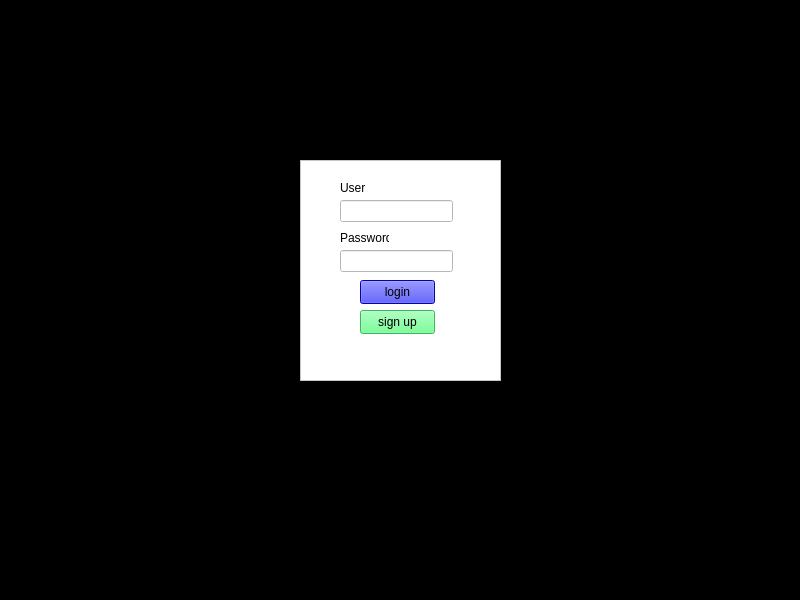
<?xml version="1.0" encoding="UTF-8"?>
<ui version="4.0">
 <class>MainWindow</class>
 <widget class="QMainWindow" name="MainWindow">
  <property name="geometry">
   <rect>
    <x>0</x>
    <y>0</y>
    <width>800</width>
    <height>600</height>
   </rect>
  </property>
  <property name="cursor">
   <cursorShape>PointingHandCursor</cursorShape>
  </property>
  <property name="windowTitle">
   <string>MainWindow</string>
  </property>
  <property name="styleSheet">
   <string notr="true">background-color: rgb(0, 0, 0);</string>
  </property>
  <widget class="QWidget" name="centralwidget">
   <widget class="QFrame" name="frame">
    <property name="geometry">
     <rect>
      <x>300</x>
      <y>160</y>
      <width>201</width>
      <height>221</height>
     </rect>
    </property>
    <property name="styleSheet">
     <string notr="true">background-color: rgb(255, 255, 255);</string>
    </property>
    <property name="frameShape">
     <enum>QFrame::Shape::StyledPanel</enum>
    </property>
    <property name="frameShadow">
     <enum>QFrame::Shadow::Raised</enum>
    </property>
    <widget class="QPushButton" name="btn_login">
     <property name="geometry">
      <rect>
       <x>60</x>
       <y>120</y>
       <width>75</width>
       <height>24</height>
      </rect>
     </property>
     <property name="cursor">
      <cursorShape>PointingHandCursor</cursorShape>
     </property>
     <property name="styleSheet">
      <string notr="true">background-color: rgb(0, 0, 255);</string>
     </property>
     <property name="text">
      <string>login</string>
     </property>
    </widget>
    <widget class="QLabel" name="txt_user">
     <property name="geometry">
      <rect>
       <x>40</x>
       <y>20</y>
       <width>49</width>
       <height>16</height>
      </rect>
     </property>
     <property name="text">
      <string>User</string>
     </property>
    </widget>
    <widget class="QLineEdit" name="le_user">
     <property name="geometry">
      <rect>
       <x>40</x>
       <y>40</y>
       <width>113</width>
       <height>22</height>
      </rect>
     </property>
    </widget>
    <widget class="QLabel" name="txt_password">
     <property name="geometry">
      <rect>
       <x>40</x>
       <y>70</y>
       <width>49</width>
       <height>16</height>
      </rect>
     </property>
     <property name="text">
      <string>Password</string>
     </property>
    </widget>
    <widget class="QLineEdit" name="le_password">
     <property name="geometry">
      <rect>
       <x>40</x>
       <y>90</y>
       <width>113</width>
       <height>22</height>
      </rect>
     </property>
     <property name="echoMode">
      <enum>QLineEdit::EchoMode::Password</enum>
     </property>
    </widget>
    <widget class="QPushButton" name="btn_signup">
     <property name="geometry">
      <rect>
       <x>60</x>
       <y>150</y>
       <width>75</width>
       <height>24</height>
      </rect>
     </property>
     <property name="styleSheet">
      <string notr="true">background-color: rgb(85, 255, 127);</string>
     </property>
     <property name="text">
      <string>sign up</string>
     </property>
    </widget>
   </widget>
  </widget>
 </widget>
 <resources/>
 <connections/>
</ui>
